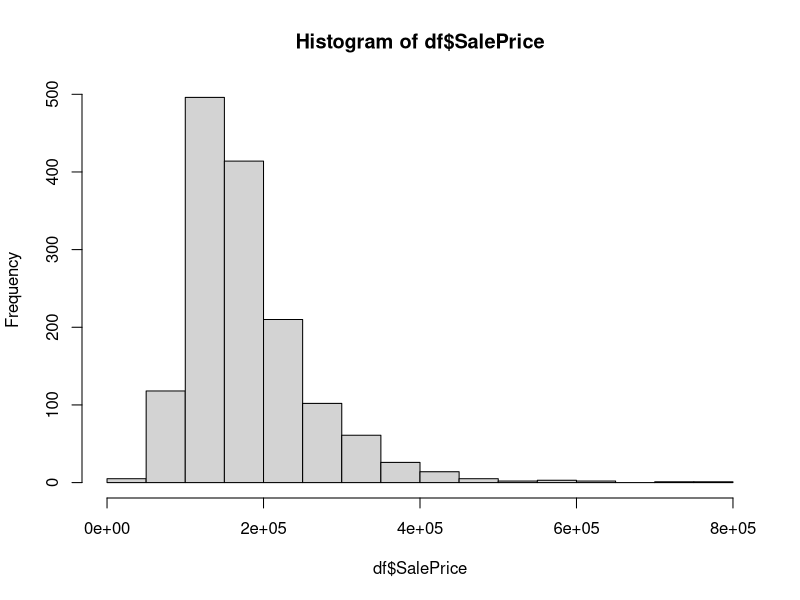

Recreate this plot in R.
## ---- chunk 1
knitr::opts_chunk$set(echo = TRUE)
## ---- chunk 2
working_directory = '/Users/jah/jah/teaching/custom_courses/tdri/labs/'
setwd(working_directory)
## ---- chunk 3
df <- read.csv('linear_regression_data.csv')
## ---- chunk 4
summary(df$SalePrice)
hist(df$SalePrice)
